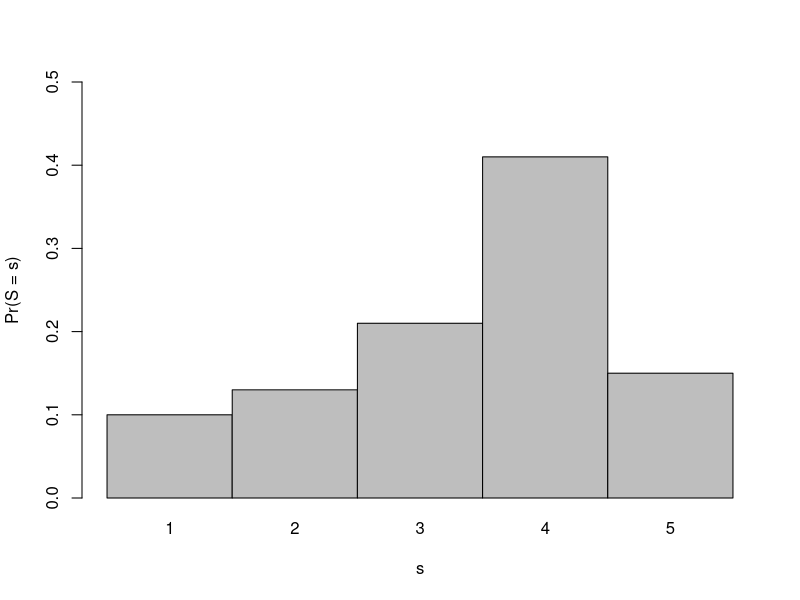

Reproduce this figure in R.


##########
## 15.2 ##
##########
#(a)
##(i) Realization of discrete random variable
##(ii) Discrete random variable
##(iii) Discrete random variable
##(iv) Continuous random variable
##(v) Realization of discrete random variable
##(vi) Continous random variable
#(b)
S.outcomes <- 1:5
##(i)
1-0.1-0.13-0.21-0.15 # Pr(S=4)
S.prob <- c(0.1,0.13,0.21,0.41,0.15)
##(ii)
cumsum(S.prob)
##(iii)
mu.S <- sum(S.prob*S.outcomes)
mu.S
##(iv)
sqrt(sum(S.prob*(S.outcomes-mu.S)^2))
##(v)
sum(S.prob[3:5])
##(vi)
barplot(S.prob,ylim=c(0,0.5),names.arg=S.outcomes,space=0,xlab="s",ylab="Pr(S = s)") ### Unimodal, asymmetric -- slight left skew
#(c)
##(i)
fw <- function(w){
  w.upper <- w>65 & w<=90
  w.lower <- w>=40 & w<=65
  
  result <- rep(0,length(w))
  result[w.upper] <- (90-w[w.upper])/625
  result[w.lower] <- (w[w.lower]-40)/625	
  return(result)
}
##(ii)
Fw <- function(w){
  w.upper <- w>65 & w<=90
  w.lower <- w>=40 & w<=65
  
  result <- rep(0,length(w))
  result[w.upper] <- (180*w[w.upper]-w[w.upper]^2-6850)/1250
  result[w.lower] <- (w[w.lower]^2-80*w[w.lower]+1600)/1250
  result[w>90] <- 1
  
  return(result)
}
##(iii)
fw(55.2)
Fw(55.2)
##(iv)
1-Fw(60)
##(v)
Fw(76.89)-Fw(60.3)
#(d)
##(i) Bimodal, symmetric
##(ii) Trimodal, asymmetric -- right skew
##(iii) Unimodal, symmetric
##(iv) Unimodal, asymmetric -- right skew

